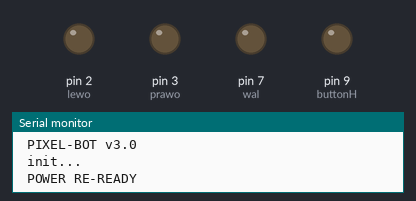
Recording of a sketch running on a simulated Arduino Uno, built with avr-gcc and run on an emulated ATmega328P. Parts: output pins drawn as LEDs (lit = HIGH), the last lines printed to the serial monitor.

Above: at 0.1 s.
At 2.1 s:
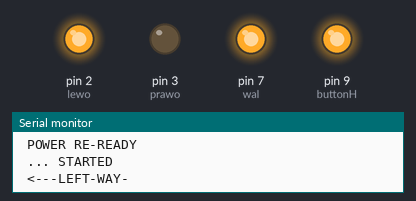
At 67.1 s:
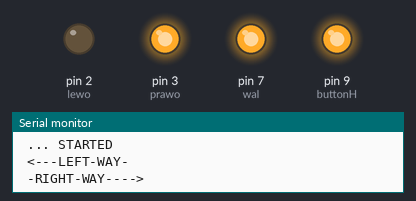
Timing chart, 0 to 68.6 s (numbered marks = the images above):
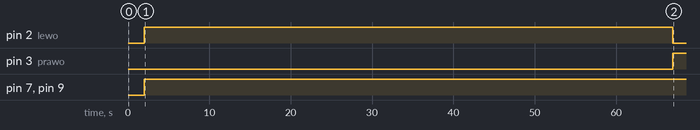

The sketch:

PIXEL-BOT_v3.0.ino
```cpp
// PixelBOT 4 PixelWorlds ver 3.0 ElKoziRRo////////
//////////////////////////////////////////////////
/////////////////////////////////////////////////
// Designed for events with Magic Stuff Block //
///////////////////////////////////////////////
// ------------------------------------------------ -----------------


int lewo = 2 ;
int prawo = 3 ;
int wal = 7 ;
int button = 8 ;
int buttonH = 9 ;


void  setup () {
  Serial.begin( 9600 );
  pinMode (lewo, OUTPUT);

  pinMode (prawo, OUTPUT);

  pinMode (wal, OUTPUT);

  pinMode (button, INPUT);
  pinMode (buttonH, OUTPUT);

}

void  loop () {

Serial.println ( " PIXEL-BOT v3.0" );
Serial.println ( " init..." );

digitalWrite (lewo, LOW);
digitalWrite (prawo, LOW);
digitalWrite (wal, LOW);

digitalWrite (buttonH, LOW);

Serial.println ( " POWER RE-READY" );
delay(2000);


Serial.println ( " ... STARTED" );
Serial.println ( " <---LEFT-WAY-" );
digitalWrite (lewo, HIGH);
digitalWrite (wal, HIGH);
digitalWrite (buttonH, HIGH);
delay(65000);
Serial.println ( " -RIGHT-WAY---->" );
digitalWrite (lewo, LOW);
digitalWrite (prawo, HIGH);
delay(65000);
  Serial.println ( " ...next cycle - NOW! " );
  Serial.println ( "REBOOT" );
  delay( 1000 );
}
```

Measured:
- by itself, pin 2 (lewo): LOW → HIGH at 2.0 s, → LOW 65.0 s later
- by itself, pin 3 (prawo): LOW → HIGH at 67.0 s
- by itself, pin 7 (wal), pin 9 (buttonH): LOW → HIGH at 2.0 s
